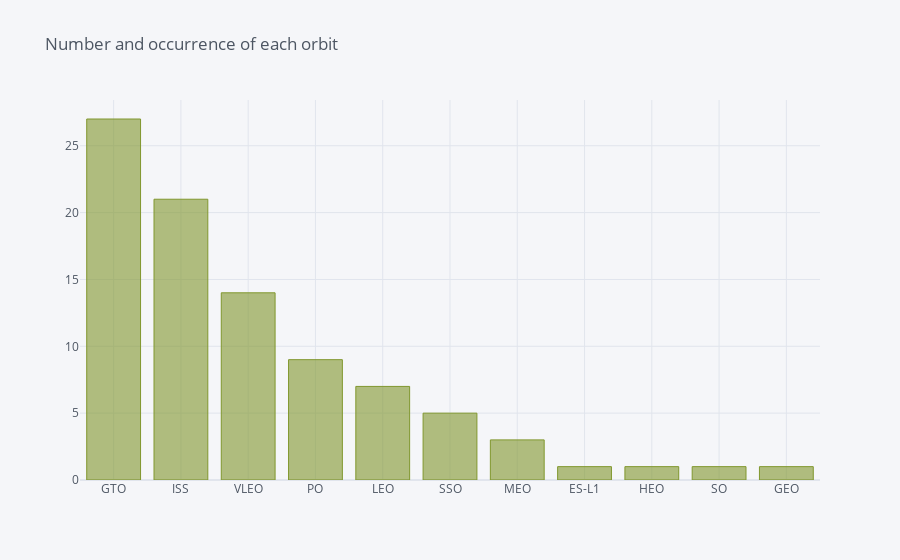

Source (notebook cell):
### Code cell
df.Orbit.value_counts().iplot(kind='bar',color='#80972e',title='Number and occurrence of each orbit')

### Figure 1 — Plotly figure (JSON) as saved in the notebook; plotly's stock layout.template omitted (floating-point values rounded to 4 significant figures)
{"data": [{"marker": {"color": "rgba(128, 151, 46, 0.6)", "line": {"color": "rgba(128, 151, 46, 1.0)", "width": 1}}, "name": "Orbit", "orientation": "v", "text": "", "type": "bar", "x": ["GTO", "ISS", "VLEO", "PO", "LEO", "SSO", "MEO", "ES-L1", "HEO", "SO", "GEO"], "y": [27, 21, 14, 9, 7, 5, 3, 1, 1, 1, 1]}], "layout": {"legend": {"bgcolor": "#F5F6F9", "font": {"color": "#4D5663"}}, "paper_bgcolor": "#F5F6F9", "plot_bgcolor": "#F5F6F9", "title": {"font": {"color": "#4D5663"}, "text": "Number and occurrence of each orbit"}, "xaxis": {"gridcolor": "#E1E5ED", "showgrid": true, "tickfont": {"color": "#4D5663"}, "title": {"font": {"color": "#4D5663"}, "text": ""}, "zerolinecolor": "#E1E5ED"}, "yaxis": {"gridcolor": "#E1E5ED", "showgrid": true, "tickfont": {"color": "#4D5663"}, "title": {"font": {"color": "#4D5663"}, "text": ""}, "zerolinecolor": "#E1E5ED"}}}
